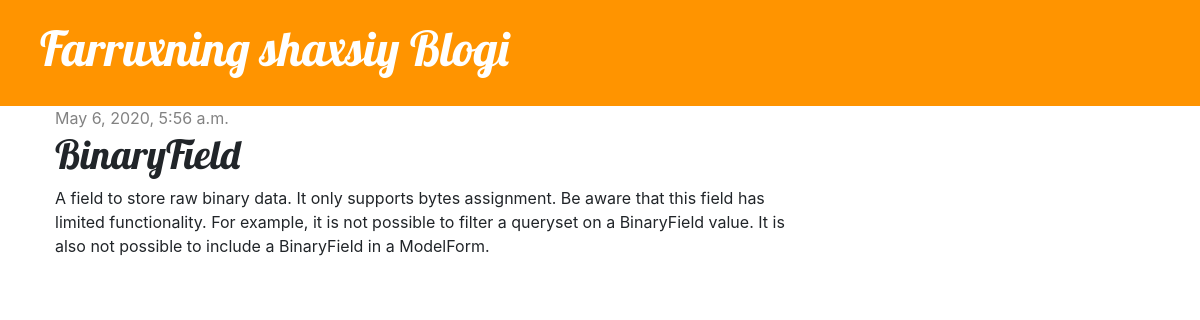
Screenshot of /post/3 with the database file from the repository.
### blog/models.py (models this page shows, shortened)
class Post(models.Model):
    author = models.ForeignKey(settings.AUTH_USER_MODEL, on_delete=models.CASCADE)
    title = models.CharField(max_length=200)
    text = models.TextField()
    created_date = models.DateTimeField(default=timezone.now)
    published_date = models.DateTimeField(blank=True, null=True)

### blog/views.py (the view)
# urls.py: path('post/<int:pk>', views.post_detail, name='post_detail'),
def post_detail(request, pk):
    post = get_object_or_404(Post, pk=pk)
    return render(request, 'blog/post_detail.html', {'post': post})

### blog/templates/blog/post_detail.html (shortened to what this page needs)
{% extends 'blog/base.html' %}
{% block content %}
<div class="post">
    {% if post.published_date %}
    <div class="date">
        {{ post.published_date }}
    </div>
    {% endif %}
    <h1>{{ post.title }}</h1>
    <p>{{ post.text|linebreaksbr }}</p>
</div>
{% endblock %}

### blog/static/css/blog.css (style rules this page uses)
h1, h2, h3, h4 { font-family: 'Lobster', cursive; }
.date { color: #828282; }
.post { margin-bottom: 70px; }

### rows the page displays
Post: published_date "May 6, 2020, 5:56 a.m.", title "BinaryField", text "A field to store raw binary data. It only supports bytes assignment. Be aware that this field has limited functionality. For example, it is not possible to filter a queryset on a BinaryField value. It is also not possible to include a BinaryField in a ModelForm."
